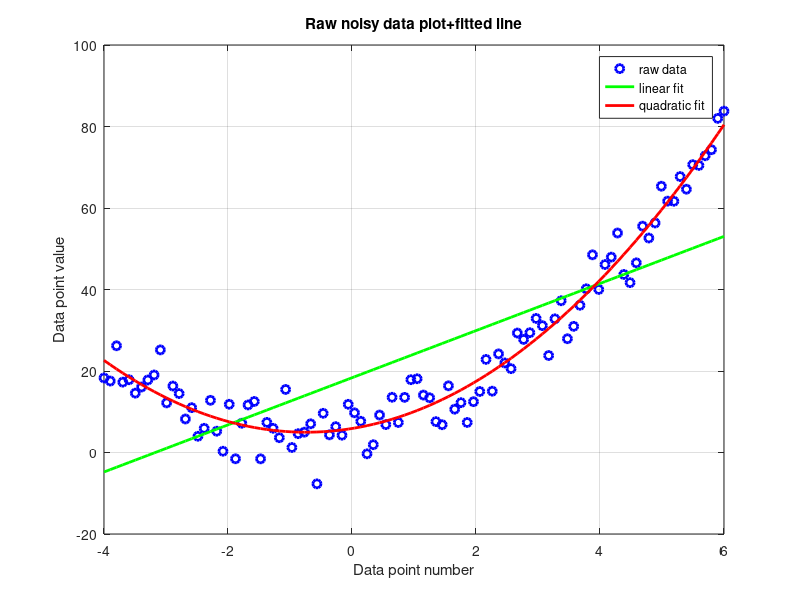

Source code (MATLAB):
close
clear
clc

% generate 100 sample points along teh equation for a 1D quadratic linregression
% quadratic coefficients
%Fit the quadratic curve using linear 

A= 1.6;
B=2.5;
C=6;
N= 100;

x=linspace(-4, 6,N);
yTrue= A*x.^2+B*x+C;

%add guassian noise mean 0 and standard deviation of 5
y=yTrue +5*randn(1,N);

% ---- 1. Build the "ingredient lists" (bases) ----
XLin  = [x; ones(1,N)];          % row 1 = x,   row 2 = 1s
XQuad = [x.*x; x; ones(1,N)];    % row 1 = x²,  row 2 = x,  row 3 = 1s

% ---- 2. Let regress find the best numbers ----
bLin  = regress(y', XLin');      % gives [slope; intercept]
bQuad = regress(y', XQuad');     % gives [A; B; C]
disp(bQuad)                      % should be close to 1.6, 2.5, 6

% ---- 3. Use those numbers to draw the fitted lines ----
yLin  = bLin'  * XLin;
yQuad = bQuad' * XQuad;



%fit figure
figure;
plot(x, y, 'b o', 'LineWidth', 2);
hold on;
plot(x, yLin,  'g-', 'LineWidth', 2);
plot(x, yQuad, 'r-', 'LineWidth', 2);
xlabel('Data point number'), ylabel('Data point value'), title('Raw noisy data plot+fitted line', 'FontWeight','bold')
legend('raw data' , 'linear fit', 'quadratic fit')
grid on ;
